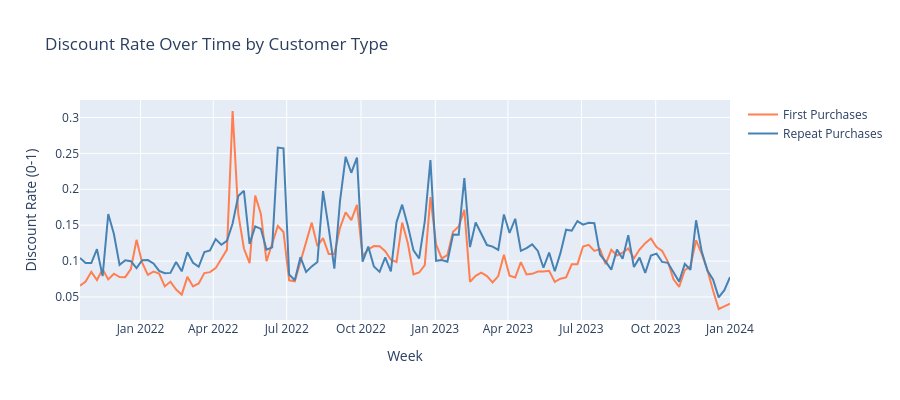

The notebook cell saved with this chart:
### Code cell
fig = go.Figure()
fig.add_trace(go.Scatter(
    x=df_fd["week_start"], y=df_fd["first_discount_rate"],
    name="First Purchases", line=dict(color="coral"),
))
fig.add_trace(go.Scatter(
    x=df_fd["week_start"], y=df_fd["repeat_discount_rate"],
    name="Repeat Purchases", line=dict(color="steelblue"),
))
fig.update_layout(
    title="Discount Rate Over Time by Customer Type",
    xaxis_title="Week", yaxis_title="Discount Rate (0-1)",
    height=400,
)
fig.show()

print("Discount rate summary:")
for col, label in [
    ("first_discount_rate", "First"),
    ("repeat_discount_rate", "Repeat"),
]:
    vals = df_fd[col]
    print(f"  {label}: mean={vals.mean():.3f}, std={vals.std():.3f}, "
          f"min={vals.min():.3f}, max={vals.max():.3f}")
